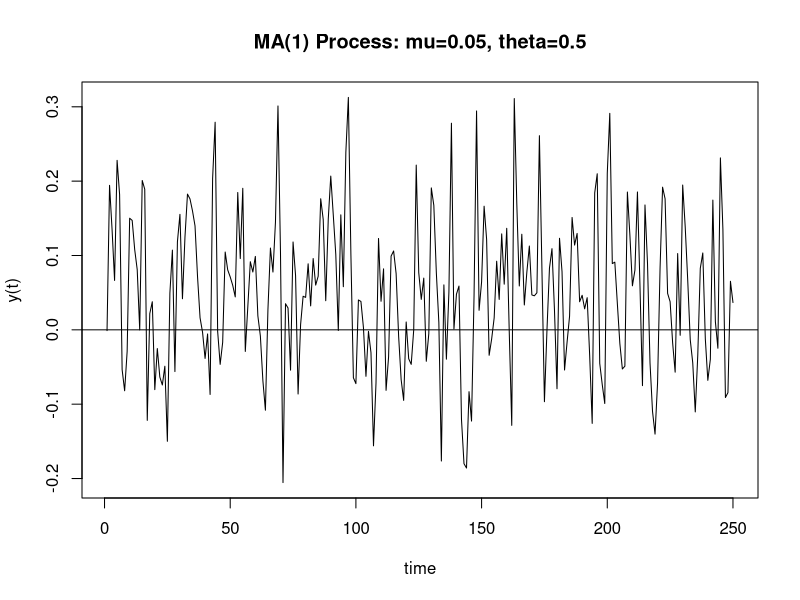
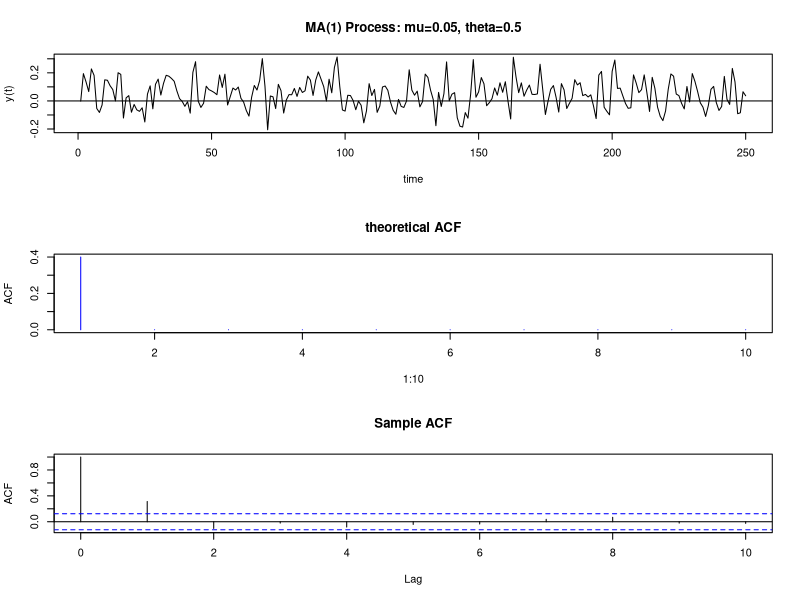
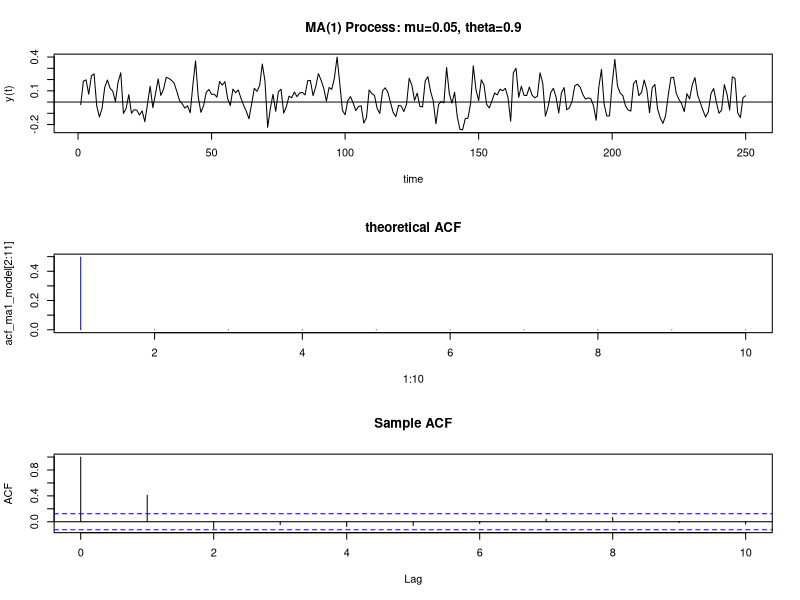
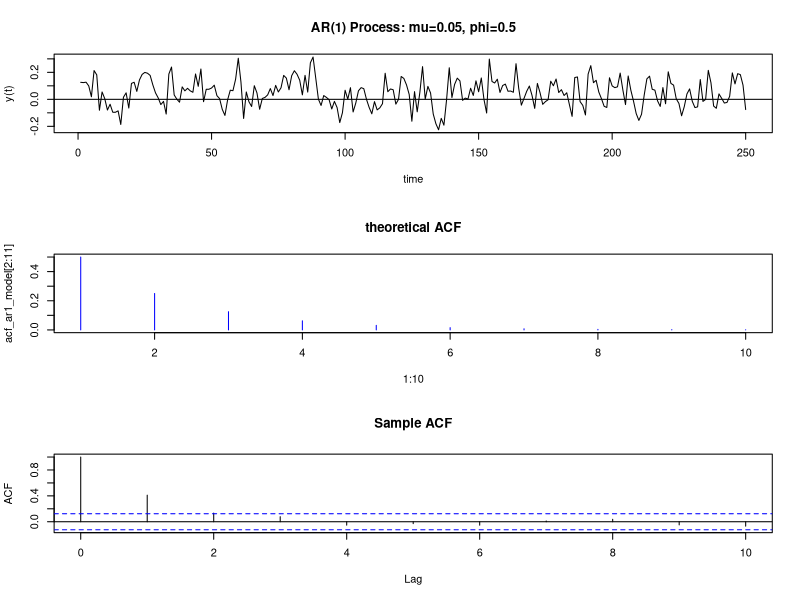

Recreate these plots in R, in order.
## Part 1: Simulate data from a MA(1) model
# Consider the MA(1) model
# Yt=0.05+ϵt+θϵt−1,
# with |θ|<0 and ϵt  iid N(0,(0.1)2).
# Simulate 250 observations from the above MA(1) model with θ=0.5 and the constant 0.05. Assign the result to ma1_sim.
set.seed(123);
# Simulate 250 observations from the described MA(1) model
ma1.model = list(ma=0.5)
mu=0.05
ma1_sim <- mu + arima.sim(model=ma1.model,n=250,mean=0, sd=0.1)


##Part 2: Plot the data from the simulated MA(1) model
plot(ma1_sim,main= "MA(1) Process: mu=0.05, theta=0.5",
        xlab="time",ylab="y(t)", type="l")
abline(h=0)

##part 3: Plotting the theoretical and the sample ACF
set.seed(123);
# Simulate 250 observations from the described MA(1) model
ma1_sim <- arima.sim(model=list(ma=0.5), n=250, mean=0, sd=0.1) + 0.05;
# Generate the theoretical ACF with upto lag 10
acf_ma1_model <- ARMAacf(ma=0.5, lag.max=10)

# Split plotting window in three rows
par(mfrow=c(3,1))

# First plot: The simulated observations
plot(ma1_sim, type="l",main="MA(1) Process: mu=0.05, theta=0.5",xlab="time",ylab="y(t)")
abline(h=0)

# Second plot: Theoretical ACF
plot(1:10, acf_ma1_model[2:11], type="h", col="blue",  ylab="ACF", main="theoretical ACF")

# Third plot: Sample ACF
# Assign to tmp the Sample ACF
tmp <- acf(ma1_sim, lag.max = 10, type = "correlation", main="Sample ACF")

# Reset graphical window to only one graph
par(mfrow=c(1,1))

## Part 4: A different MA(1) model
# Now assume that θ=0.9 instead of θ=0.5. 
# Rewrite the code on the right such that it simulates data from the correct model and displays the three graphs correctly. 
set.seed(123);
# Simulate 250 observations from the described MA(1) model
ma1_sim <- arima.sim(model=list(ma=0.9), n=250, mean=0, sd=0.1) + 0.05;
# Generate the theoretical ACF with upto lag 10
acf_ma1_model <- ARMAacf(ma=0.9, lag.max=10)

# Split plotting window in three rows
par(mfrow=c(3,1))

# First plot: The simulated observations
plot(ma1_sim, type="l",main="MA(1) Process: mu=0.05, theta=0.9",xlab="time",ylab="y(t)")
abline(h=0)

# Second plot: Theoretical ACF
plot(1:10, acf_ma1_model[2:11], type="h", col="blue", main="theoretical ACF")

# Third plot: Sample ACF
tmp=acf(ma1_sim, lag.max=10, main="Sample ACF")

# Reset graphical window to only one graph
par(mfrow=c(1,1))

## part 5: An AR(1) model
set.seed(123);
# Simulate 250 observations from the described AR(1) model
ar1.model = list(ar=0.5)
mu = 0.05
# ar1_sim <- mu + arima.sim(model=ar1.model,n=250)
ar1_sim <- arima.sim(ar1.model, n=250, mean=0, sd=0.1) + mu;
# Generate the theoretical ACF with ten lags

acf_ar1_model <- ARMAacf(ar=0.5, lag.max=10)

# Split plotting window in three rows
par(mfrow=c(3,1))

# Generate the same three graphs as in the previous exercise 
par(mfrow=c(3,1))

# First plot: The simulated observations
plot(ar1_sim, type="l", main="AR(1) Process: mu=0.05, phi=0.5",xlab="time",ylab="y(t)")
abline(h=0)

# Second plot: Theoretical AFC
plot(1:10, acf_ar1_model[2:11], type="h", col="blue", main="theoretical ACF")

# Third plot: Sample AFC
tmp <- acf(ar1_sim, lag.max=10, main="Sample ACF")

# Reset plotting window to default
par(mfrow=c(1,1));





